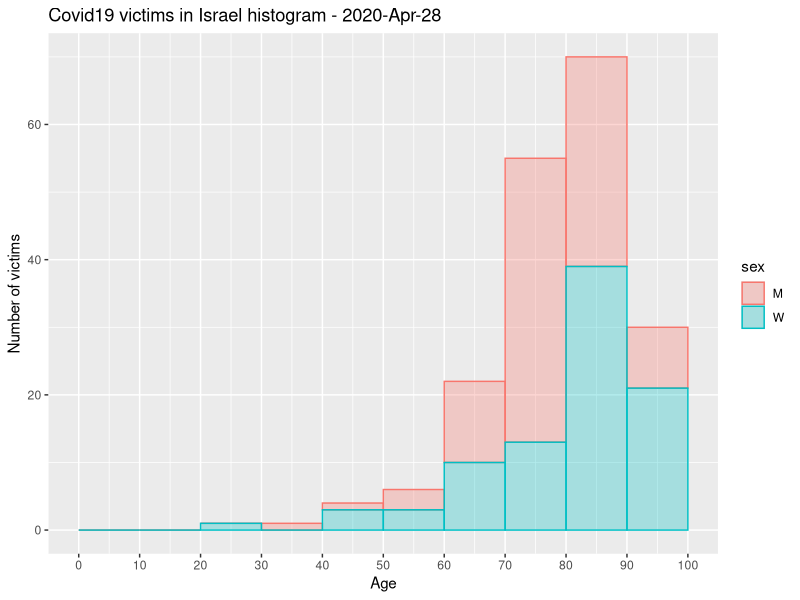

Generate this figure with R:
## ---- chunk 1
knitr::opts_chunk$set(echo = TRUE)
## ---- chunk 2
library(openxlsx)
library(ggplot2)
library(dplyr)
#library(qwraps2)
library(knitr)
setwd("/home/dennis/Documents/covid19_isr/")

# version 1 - sheet ynet
#df = read.xlsx('corona_deaths_hist_israel.xlsx',sheet='ynet',startRow=3,cols=(0:6))
#df = df[!is.na(df[["date"]]),]
#df["date"] = format(as.Date(df[["date"]], origin="1899-12-30"))
#df[df$sex=="ז", "sex"] = "M"
#df[df$sex=="נ", "sex"] = "W"

# vesrion 2 - sheet 10yr
df = read.xlsx('corona_deaths_hist_israel.xlsx',sheet='10yr',cols=(0:7))
df = df[!is.na(df[["date"]]),]
df["date"] = format(as.Date(df[["date"]], origin="1899-12-30"))
df[df$sex=="m", "sex"] = "M"
df[df$sex=="w", "sex"] = "W"
## ---- chunk 3
p2 = ggplot(df, aes(x=age, fill=sex,color=sex)) + geom_histogram(alpha=0.3, breaks=seq(0,100,10)) +
  scale_x_continuous(breaks=seq(0,100,10)) + ylab("Number of victims") +xlab("Age") +
  ggtitle("Covid19 victims in Israel histogram - 2020-Apr-28")

p2
## ---- chunk 4
#summary(df$age)
cat("Number of observations = ",as.character(count(df["age"])),". Officially published number is 208. \n")
cat("Men = ",as.character(sum(df$sex=="M")), "(",as.character(round(sum(df$sex=="M")/count(df["age"])*100,2)),"%)","\n")
cat("Women = ",as.character(sum(df$sex=="W")), "(",as.character(round(sum(df$sex=="W")/count(df["age"])*100,2)),"%)","\n")
cat("Minimum age = ",as.character(min(df$age)),"\n")
cat("Maximum age = ",as.character(max(df$age)),"\n")
cat("Average age = ",as.character(round(mean(df$age),2)),"\n")
cat("Median age = ",as.character(median(df$age)),"\n")
#max(df["age"])
#table(df$sex)
## ---- chunk 5
stat2 <- df %>% select(age) %>%  mutate(age_group = case_when(age >= 0  & age <= 10 ~ '0-10',
                                                    age >= 11  & age <= 20 ~ '11-20',
                                                    age >= 21  & age <= 30 ~ '21-30',
                                                    age >= 31  & age <= 40 ~ '31-40',
                                                    age >= 41  & age <= 50 ~ '41-50',
                                                    age >= 51  & age <= 60 ~ '51-60',
                                                    age >= 61  & age <= 70 ~ '61-70',
                                                    age >= 71  & age <= 80 ~ '71-80',
                                                    age >= 81  & age <= 90 ~ '81-90',
                                                    age >= 91  & age <= 100 ~ '91-100',
                                                    age >= 101 ~ '101 and more')) %>%
  group_by(age_group) %>% summarise(count=n()) %>%
  mutate(freq=paste0(round(100*count/sum(count),1),"%")) 
  knitr::kable(stat2)
## ---- chunk 6
stat1 = 
df %>% group_by(sex) %>% summarise(mean = mean(age), median = median(age), count = n())
stat1 = data.frame(stat1)
knitr::kable(stat1)
